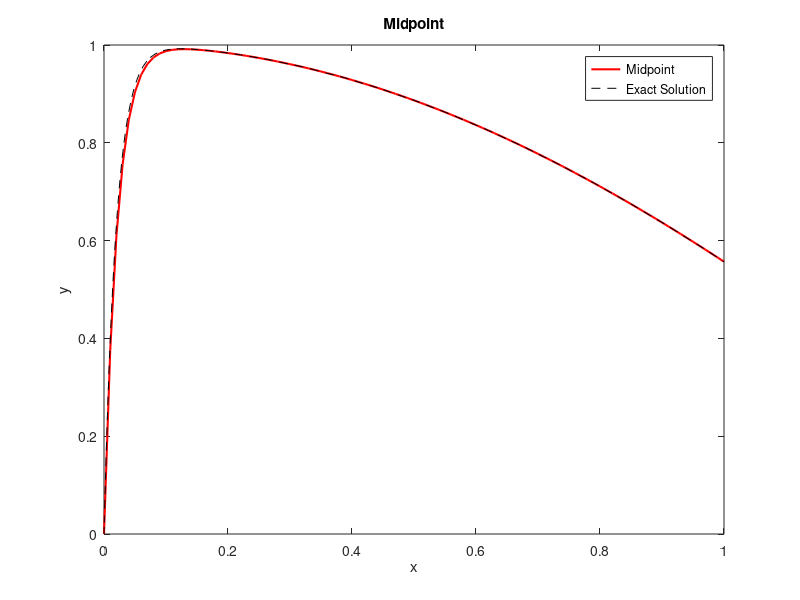

MATLAB code for this plot:
clc; clear all; close all;
f = @(x,y) (-50*(y-cos(x)));
h = 0.01;
N = 1/h;
x = linspace(0,1,N+1);
y = zeros(1,N+1);
y(1) = 0;
for n = 1:N
    ynew = y(n) + (h/2)*f(x(n),y(n));
    y(n+1) = y(n) + h*f(x(n)+(h/2),ynew);
end
figure
plot(x,y,'r','LineWidth',1.5)
hold on

xspan = [0 1];
y0 = 0;
h = 0.01;
N = 1/h;
[x,y] = ode45(@(x,y) f(x,y), xspan, y0);
plot(x,y,'--k')
legend('Midpoint', 'Exact Solution')
title('Midpoint')
xlabel('x')
ylabel('y')